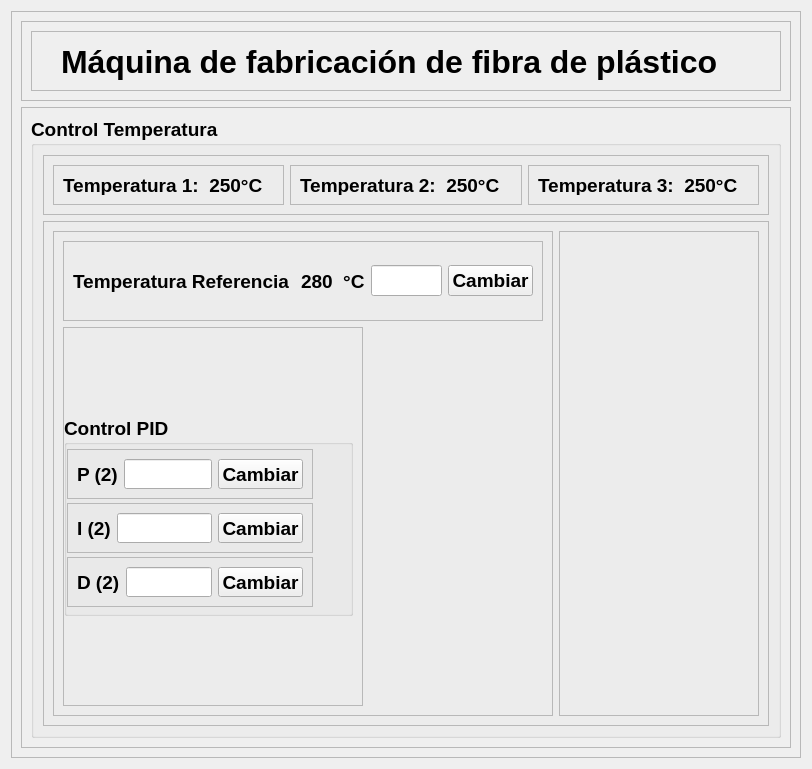
<?xml version="1.0" encoding="UTF-8"?>
<ui version="4.0">
 <class>Form</class>
 <widget class="QWidget" name="Form">
  <property name="geometry">
   <rect>
    <x>0</x>
    <y>0</y>
    <width>812</width>
    <height>769</height>
   </rect>
  </property>
  <property name="windowTitle">
   <string>Form</string>
  </property>
  <layout class="QVBoxLayout" name="verticalLayout_7">
   <item>
    <widget class="QFrame" name="frame">
     <property name="frameShape">
      <enum>QFrame::StyledPanel</enum>
     </property>
     <property name="frameShadow">
      <enum>QFrame::Raised</enum>
     </property>
     <layout class="QVBoxLayout" name="verticalLayout_5">
      <item>
       <widget class="QFrame" name="frame_2">
        <property name="maximumSize">
         <size>
          <width>16777215</width>
          <height>80</height>
         </size>
        </property>
        <property name="frameShape">
         <enum>QFrame::StyledPanel</enum>
        </property>
        <property name="frameShadow">
         <enum>QFrame::Raised</enum>
        </property>
        <layout class="QVBoxLayout" name="verticalLayout_6">
         <item>
          <widget class="QFrame" name="frame_5">
           <property name="maximumSize">
            <size>
             <width>16777215</width>
             <height>200</height>
            </size>
           </property>
           <property name="frameShape">
            <enum>QFrame::StyledPanel</enum>
           </property>
           <property name="frameShadow">
            <enum>QFrame::Raised</enum>
           </property>
           <widget class="QLabel" name="label_3">
            <property name="geometry">
             <rect>
              <x>30</x>
              <y>10</y>
              <width>711</width>
              <height>41</height>
             </rect>
            </property>
            <property name="font">
             <font>
              <pointsize>24</pointsize>
              <bold>true</bold>
             </font>
            </property>
            <property name="text">
             <string>Máquina de fabricación de fibra de plástico</string>
            </property>
           </widget>
          </widget>
         </item>
        </layout>
       </widget>
      </item>
      <item>
       <widget class="QFrame" name="frame_3">
        <property name="frameShape">
         <enum>QFrame::StyledPanel</enum>
        </property>
        <property name="frameShadow">
         <enum>QFrame::Raised</enum>
        </property>
        <layout class="QVBoxLayout" name="verticalLayout_4">
         <item>
          <widget class="QGroupBox" name="groupBox">
           <property name="font">
            <font>
             <pointsize>14</pointsize>
             <bold>true</bold>
            </font>
           </property>
           <property name="styleSheet">
            <string notr="true"/>
           </property>
           <property name="title">
            <string>Control Temperatura</string>
           </property>
           <layout class="QVBoxLayout" name="verticalLayout_8">
            <item>
             <widget class="QFrame" name="frame_11">
              <property name="maximumSize">
               <size>
                <width>16777215</width>
                <height>60</height>
               </size>
              </property>
              <property name="frameShape">
               <enum>QFrame::StyledPanel</enum>
              </property>
              <property name="frameShadow">
               <enum>QFrame::Raised</enum>
              </property>
              <layout class="QHBoxLayout" name="horizontalLayout_8">
               <item>
                <widget class="QFrame" name="frame_12">
                 <property name="frameShape">
                  <enum>QFrame::StyledPanel</enum>
                 </property>
                 <property name="frameShadow">
                  <enum>QFrame::Raised</enum>
                 </property>
                 <layout class="QHBoxLayout" name="horizontalLayout_5">
                  <item>
                   <widget class="QLabel" name="label_7">
                    <property name="font">
                     <font>
                      <pointsize>14</pointsize>
                      <bold>true</bold>
                     </font>
                    </property>
                    <property name="text">
                     <string>Temperatura 1:  250°C</string>
                    </property>
                   </widget>
                  </item>
                 </layout>
                </widget>
               </item>
               <item>
                <widget class="QFrame" name="frame_13">
                 <property name="frameShape">
                  <enum>QFrame::StyledPanel</enum>
                 </property>
                 <property name="frameShadow">
                  <enum>QFrame::Raised</enum>
                 </property>
                 <layout class="QHBoxLayout" name="horizontalLayout_6">
                  <item>
                   <widget class="QLabel" name="label_8">
                    <property name="font">
                     <font>
                      <pointsize>14</pointsize>
                      <bold>true</bold>
                     </font>
                    </property>
                    <property name="text">
                     <string>Temperatura 2:  250°C</string>
                    </property>
                   </widget>
                  </item>
                 </layout>
                </widget>
               </item>
               <item>
                <widget class="QFrame" name="frame_14">
                 <property name="frameShape">
                  <enum>QFrame::StyledPanel</enum>
                 </property>
                 <property name="frameShadow">
                  <enum>QFrame::Raised</enum>
                 </property>
                 <layout class="QHBoxLayout" name="horizontalLayout_7">
                  <item>
                   <widget class="QLabel" name="label_9">
                    <property name="font">
                     <font>
                      <pointsize>14</pointsize>
                      <bold>true</bold>
                     </font>
                    </property>
                    <property name="text">
                     <string>Temperatura 3:  250°C</string>
                    </property>
                   </widget>
                  </item>
                 </layout>
                </widget>
               </item>
              </layout>
             </widget>
            </item>
            <item>
             <widget class="QFrame" name="frame_10">
              <property name="frameShape">
               <enum>QFrame::StyledPanel</enum>
              </property>
              <property name="frameShadow">
               <enum>QFrame::Raised</enum>
              </property>
              <layout class="QHBoxLayout" name="horizontalLayout_9">
               <item>
                <widget class="QFrame" name="control">
                 <property name="maximumSize">
                  <size>
                   <width>500</width>
                   <height>16777215</height>
                  </size>
                 </property>
                 <property name="frameShape">
                  <enum>QFrame::StyledPanel</enum>
                 </property>
                 <property name="frameShadow">
                  <enum>QFrame::Raised</enum>
                 </property>
                 <layout class="QVBoxLayout" name="verticalLayout_3">
                  <item>
                   <widget class="QFrame" name="frame_4">
                    <property name="maximumSize">
                     <size>
                      <width>16777215</width>
                      <height>80</height>
                     </size>
                    </property>
                    <property name="frameShape">
                     <enum>QFrame::StyledPanel</enum>
                    </property>
                    <property name="frameShadow">
                     <enum>QFrame::Raised</enum>
                    </property>
                    <layout class="QHBoxLayout" name="horizontalLayout_4">
                     <item>
                      <widget class="QLabel" name="label">
                       <property name="text">
                        <string>Temperatura Referencia </string>
                       </property>
                      </widget>
                     </item>
                     <item>
                      <widget class="QLabel" name="label_2">
                       <property name="text">
                        <string>280  °C</string>
                       </property>
                      </widget>
                     </item>
                     <item>
                      <widget class="QLineEdit" name="lineEdit">
                       <property name="maximumSize">
                        <size>
                         <width>100</width>
                         <height>16777215</height>
                        </size>
                       </property>
                      </widget>
                     </item>
                     <item>
                      <widget class="QPushButton" name="pushButton">
                       <property name="text">
                        <string>Cambiar</string>
                       </property>
                      </widget>
                     </item>
                    </layout>
                   </widget>
                  </item>
                  <item>
                   <widget class="QFrame" name="frame_6">
                    <property name="maximumSize">
                     <size>
                      <width>300</width>
                      <height>16777215</height>
                     </size>
                    </property>
                    <property name="frameShape">
                     <enum>QFrame::StyledPanel</enum>
                    </property>
                    <property name="frameShadow">
                     <enum>QFrame::Raised</enum>
                    </property>
                    <layout class="QVBoxLayout" name="verticalLayout_2">
                     <property name="spacing">
                      <number>0</number>
                     </property>
                     <property name="leftMargin">
                      <number>0</number>
                     </property>
                     <property name="topMargin">
                      <number>0</number>
                     </property>
                     <property name="bottomMargin">
                      <number>0</number>
                     </property>
                     <item>
                      <widget class="QGroupBox" name="groupBox_2">
                       <property name="maximumSize">
                        <size>
                         <width>400</width>
                         <height>200</height>
                        </size>
                       </property>
                       <property name="title">
                        <string>Control PID</string>
                       </property>
                       <layout class="QVBoxLayout">
                        <property name="spacing">
                         <number>0</number>
                        </property>
                        <property name="leftMargin">
                         <number>0</number>
                        </property>
                        <property name="topMargin">
                         <number>0</number>
                        </property>
                        <property name="rightMargin">
                         <number>37</number>
                        </property>
                        <property name="bottomMargin">
                         <number>0</number>
                        </property>
                        <item>
                         <widget class="QFrame" name="frame_7">
                          <property name="maximumSize">
                           <size>
                            <width>16777215</width>
                            <height>50</height>
                           </size>
                          </property>
                          <property name="frameShape">
                           <enum>QFrame::StyledPanel</enum>
                          </property>
                          <property name="frameShadow">
                           <enum>QFrame::Raised</enum>
                          </property>
                          <layout class="QHBoxLayout" name="horizontalLayout">
                           <item>
                            <widget class="QLabel" name="label_4">
                             <property name="text">
                              <string>P (2)</string>
                             </property>
                            </widget>
                           </item>
                           <item>
                            <widget class="QLineEdit" name="lineEdit_2">
                             <property name="maximumSize">
                              <size>
                               <width>100</width>
                               <height>16777215</height>
                              </size>
                             </property>
                            </widget>
                           </item>
                           <item>
                            <widget class="QPushButton" name="pushButton_2">
                             <property name="text">
                              <string>Cambiar</string>
                             </property>
                            </widget>
                           </item>
                          </layout>
                         </widget>
                        </item>
                        <item>
                         <widget class="QFrame" name="frame_8">
                          <property name="maximumSize">
                           <size>
                            <width>16777215</width>
                            <height>50</height>
                           </size>
                          </property>
                          <property name="frameShape">
                           <enum>QFrame::StyledPanel</enum>
                          </property>
                          <property name="frameShadow">
                           <enum>QFrame::Raised</enum>
                          </property>
                          <layout class="QHBoxLayout" name="horizontalLayout_2">
                           <item>
                            <widget class="QLabel" name="label_5">
                             <property name="text">
                              <string>I (2)</string>
                             </property>
                            </widget>
                           </item>
                           <item>
                            <widget class="QLineEdit" name="lineEdit_3">
                             <property name="maximumSize">
                              <size>
                               <width>100</width>
                               <height>16777215</height>
                              </size>
                             </property>
                            </widget>
                           </item>
                           <item>
                            <widget class="QPushButton" name="pushButton_3">
                             <property name="text">
                              <string>Cambiar</string>
                             </property>
                            </widget>
                           </item>
                          </layout>
                         </widget>
                        </item>
                        <item>
                         <widget class="QFrame" name="frame_9">
                          <property name="maximumSize">
                           <size>
                            <width>16777215</width>
                            <height>50</height>
                           </size>
                          </property>
                          <property name="frameShape">
                           <enum>QFrame::StyledPanel</enum>
                          </property>
                          <property name="frameShadow">
                           <enum>QFrame::Raised</enum>
                          </property>
                          <layout class="QHBoxLayout" name="horizontalLayout_3">
                           <item>
                            <widget class="QLabel" name="label_6">
                             <property name="text">
                              <string>D (2)</string>
                             </property>
                            </widget>
                           </item>
                           <item>
                            <widget class="QLineEdit" name="lineEdit_4">
                             <property name="maximumSize">
                              <size>
                               <width>100</width>
                               <height>16777215</height>
                              </size>
                             </property>
                            </widget>
                           </item>
                           <item>
                            <widget class="QPushButton" name="pushButton_4">
                             <property name="text">
                              <string>Cambiar</string>
                             </property>
                            </widget>
                           </item>
                          </layout>
                         </widget>
                        </item>
                       </layout>
                      </widget>
                     </item>
                    </layout>
                   </widget>
                  </item>
                 </layout>
                </widget>
               </item>
               <item>
                <widget class="QFrame" name="frame_15">
                 <property name="maximumSize">
                  <size>
                   <width>800</width>
                   <height>16777215</height>
                  </size>
                 </property>
                 <property name="layoutDirection">
                  <enum>Qt::LeftToRight</enum>
                 </property>
                 <property name="frameShape">
                  <enum>QFrame::StyledPanel</enum>
                 </property>
                 <property name="frameShadow">
                  <enum>QFrame::Raised</enum>
                 </property>
                </widget>
               </item>
              </layout>
             </widget>
            </item>
           </layout>
          </widget>
         </item>
        </layout>
       </widget>
      </item>
     </layout>
    </widget>
   </item>
  </layout>
 </widget>
 <resources/>
 <connections/>
</ui>
